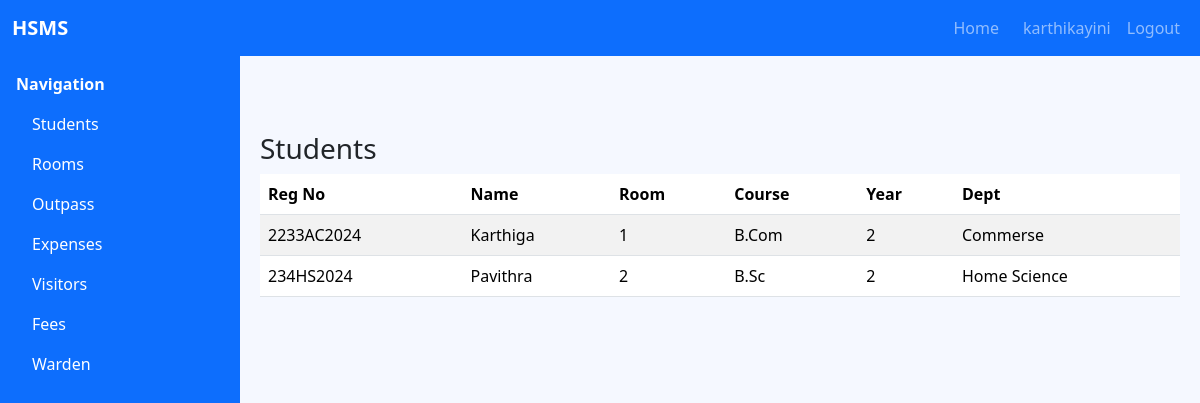
The app's page /students/ (signed in) with its own data.
### accounts/models.py (models this page shows, shortened)
class User(AbstractUser):
    class Roles(models.TextChoices):
        STUDENT = "student", "Student"
        WARDEN = "warden", "Warden"
        ADMIN = "admin", "Admin"
    role = models.CharField(
        max_length=20,
        choices=Roles.choices,
        default=Roles.STUDENT,
        help_text="Role for role-based access control",
    )
    reg_no = models.CharField(
        max_length=50,
        blank=True,
        null=True,
        help_text="Registration number for students (optional for staff)",
        unique=False,
    )

### students/models.py (models this page shows, shortened)
class Student(models.Model):
    user = models.OneToOneField(settings.AUTH_USER_MODEL, on_delete=models.CASCADE, related_name='student_profile')
    name = models.CharField(max_length=120)
    reg_no = models.CharField(max_length=50, unique=True)
    room_no = models.CharField(max_length=20, blank=True, null=True)
    phone = models.CharField(max_length=20)
    parent_contact = models.CharField(max_length=20)
    course = models.CharField(max_length=100)
    year = models.PositiveIntegerField()
    department = models.CharField(max_length=100)

### students/views.py (the view)
# urls.py: path('', student_list, name='students_list'),
@login_required
def student_list(request):
    students = Student.objects.select_related('user').all().order_by('reg_no')
    return render(request, 'students/list.html', { 'students': students })

### students/templates/students/list.html (shortened to what this page needs)
{% extends 'base.html' %}
{% block content %}
<h3>Students</h3>
<div class="table-responsive">
  <table class="table table-striped">
    <thead>
      <tr>
        <th>Reg No</th>
        <th>Name</th>
        <th>Room</th>
        <th>Course</th>
        <th>Year</th>
        <th>Dept</th>
      </tr>
    </thead>
    <tbody>
      {% for s in students %}
      <tr>
        <td>{{ s.reg_no }}</td>
        <td>{{ s.name }}</td>
        <td>{{ s.room_no|default:'-' }}</td>
        <td>{{ s.course }}</td>
        <td>{{ s.year }}</td>
        <td>{{ s.department }}</td>
      </tr>
      {% empty %}
      <tr><td colspan="6">No students.</td></tr>
      {% endfor %}
    </tbody>
  </table>
  </div>
{% endblock %}

### templates/base.html (shortened to what this page needs)
<!doctype html>
<html>
<head>
  <link href="https://cdn.jsdelivr.net/npm/bootstrap@5.3.3/dist/css/bootstrap.min.css" rel="stylesheet">
  </head>
<body>
  <nav class="navbar navbar-expand-lg navbar-dark bg-primary topbar">
    <div class="container-fluid">
      <a class="navbar-brand fw-semibold" href="/">HSMS</a>
      <div class="collapse navbar-collapse" id="topbarMenu">
        <ul class="navbar-nav ms-auto">
          {% if user.is_authenticated and user.role == 'warden' %}
          <li class="nav-item"><a class="nav-link" href="/warden/dashboard/">Home</a></li>
          {% elif user.is_authenticated and user.role == 'student' %}
          <li class="nav-item"><a class="nav-link" href="/student/dashboard/">Home</a></li>
          {% endif %}
          {% if user.is_authenticated %}
          <li class="nav-item"><a class="nav-link" href="/accounts/profile/">{{ user.username }}</a></li>
          <li class="nav-item"><a class="nav-link" href="/accounts/logout/">Logout</a></li>
          {% else %}
          <li class="nav-item"><a class="nav-link" href="/accounts/login/">Login</a></li>
          <li class="nav-item"><a class="nav-link" href="/accounts/register/">Register</a></li>
          {% endif %}
        </ul>
      </div>
    </div>
  </nav>
  {% block sidebar %}
  <aside class="sidebar d-none d-md-block">
    <div class="p-3">
      <div class="fw-semibold mb-2">Navigation</div>
      <div class="list-group list-group-flush">
        <a href="/students/" class="list-group-item list-group-item-action bg-transparent text-white border-0">Students</a>
        <a href="/rooms/" class="list-group-item list-group-item-action bg-transparent text-white border-0">Rooms</a>
        <a href="/outpass/" class="list-group-item list-group-item-action bg-transparent text-white border-0">Outpass</a>
        <a href="/expenses/" class="list-group-item list-group-item-action bg-transparent text-white border-0">Expenses</a>
        <a href="/visitors/" class="list-group-item list-group-item-action bg-transparent text-white border-0">Visitors</a>
        <a href="/fees/" class="list-group-item list-group-item-action bg-transparent text-white border-0">Fees</a>
        <a href="/warden/" class="list-group-item list-group-item-action bg-transparent text-white border-0">Warden</a>
      </div>
    </div>
  </aside>
  {% endblock %}
  <main class="content">
    {% block content %}{% endblock %}
  </main>
</body>
</html>

### templates/base.html (style rules this page uses)
body { background-color: #f5f8ff; }
.topbar { position: sticky; top: 0; z-index: 1030; }
.sidebar { position: fixed; top: 56px; bottom: 0; left: 0; width: 240px; background-color: #0d6efd; color: #fff; overflow-y: auto; }
.sidebar a { color: #e7efff; text-decoration: none; }
.content { margin-top: 56px; margin-left: 240px; padding: 20px; }

### records on screen
User: username "karthikayini"
Student: reg_no "2233AC2024", name "Karthiga", room_no "1", course "B.Com", year "2", department "Commerse"
Student: reg_no "234HS2024", name "Pavithra", room_no "2", course "B.Sc", year "2", department "Home Science"
